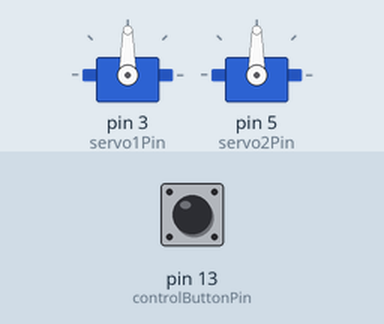
The sketch below on a simulated Arduino Uno, built with avr-gcc and run on an emulated ATmega328P. On the bench: 2 × servo. Inputs (shaded band) come from the test bench; at power-on: pin 13 (controlButtonPin) HIGH. What the sketch prints to the serial monitor is not drawn.

Above: at 2.2 s.
2.3 s: pin 13 (controlButtonPin) pulled LOW for 0.15 s
At 2.45 s:
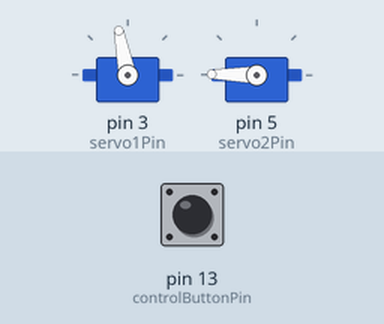
5.3 s: pin 13 (controlButtonPin) pulled LOW for 1 s
At 6.4 s:
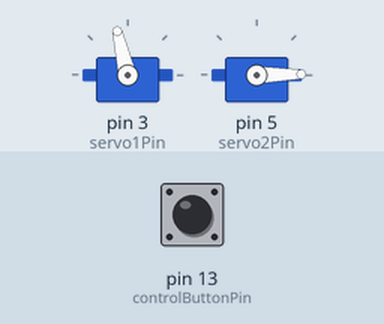
7.8 s: pin 13 (controlButtonPin) pulled LOW for 0.15 s
10.8 s: pin 13 (controlButtonPin) pulled LOW for 3.2 s
At 11.8 s:
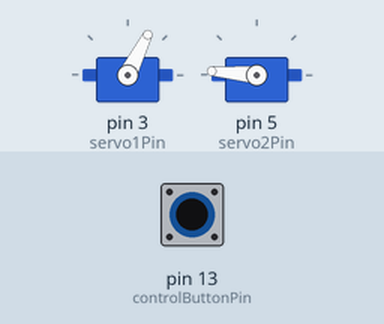
15.5 s: pin 13 (controlButtonPin) pulled LOW for 0.15 s
At 16.27 s:
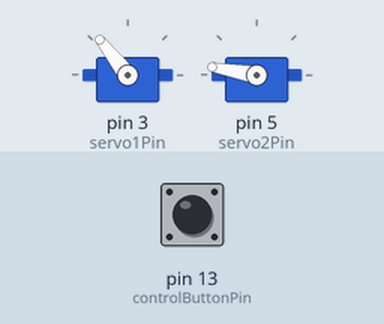
18.6 s: pin 13 (controlButtonPin) pulsed LOW 5 times (0.12 s each, 0.3 s apart)
Timing chart, 0 to 21.6 s (numbered marks = the images above; inputs shaded):
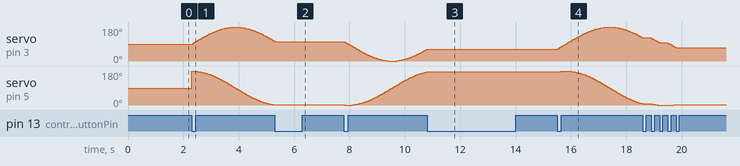

The sketch:

sinWave.ino
```cpp
#include <Servo.h>

Servo servo1;
const int servo1Pin = 3;

Servo servo2;
const int servo2Pin = 5;

const int controlButtonPin = 13;

float x = 0;
float y = 0;

bool isOn = false;
int lasButtonState;

void setup()
{
  Serial.begin(9600);
  servo1.attach(servo1Pin);
  servo2.attach(servo2Pin);

  pinMode(controlButtonPin, INPUT_PULLUP);
  lasButtonState = digitalRead(controlButtonPin);

  Serial.println("Setup complete");
  delay(1000);
}

void loop()
{
  if(isPaused()) return;

  float sinX = sin(x);
  int degX = map(sinX*100, -100, 100, 0, 180);
  x += 0.0005;

  float siny = cos(y);
  int degY = map(siny*100, -100, 100, 0, 180);
  y += 0.0005;


  servo1.write(degX);
  servo2.write(degY);
}

bool isPaused ()
{
  int controlButtonState = digitalRead(controlButtonPin);
  if(controlButtonState == LOW && lasButtonState != controlButtonState) {
    isOn = !isOn;
  }
  lasButtonState = controlButtonState;
  return !isOn;
}
```

Measured:
- after the input at 2.3 s, servo on pin 3 (servo1Pin): rises from 90° to 179° in 1.4 s, then falls to 103° in 1.6 s
- after the input at 5.3 s, servo on pin 3 (servo1Pin): stops changing and stays 103°; servo on pin 5 (servo2Pin): stops changing and stays 1°
- after the input at 10.8 s, servo on pin 3 (servo1Pin): stays 63° (without the input it goes to 65° after 0.03 s); servo on pin 5 (servo2Pin): stops changing and stays 175°
- after the input at 15.5 s, servo on pin 3 (servo1Pin): rises from 63° to 180° in 1.9 s, then falls to 122° in 1.2 s; servo on pin 5 (servo2Pin): rises from 175° to 179° in 0.13 s, then falls to 6° in 2.9 s
